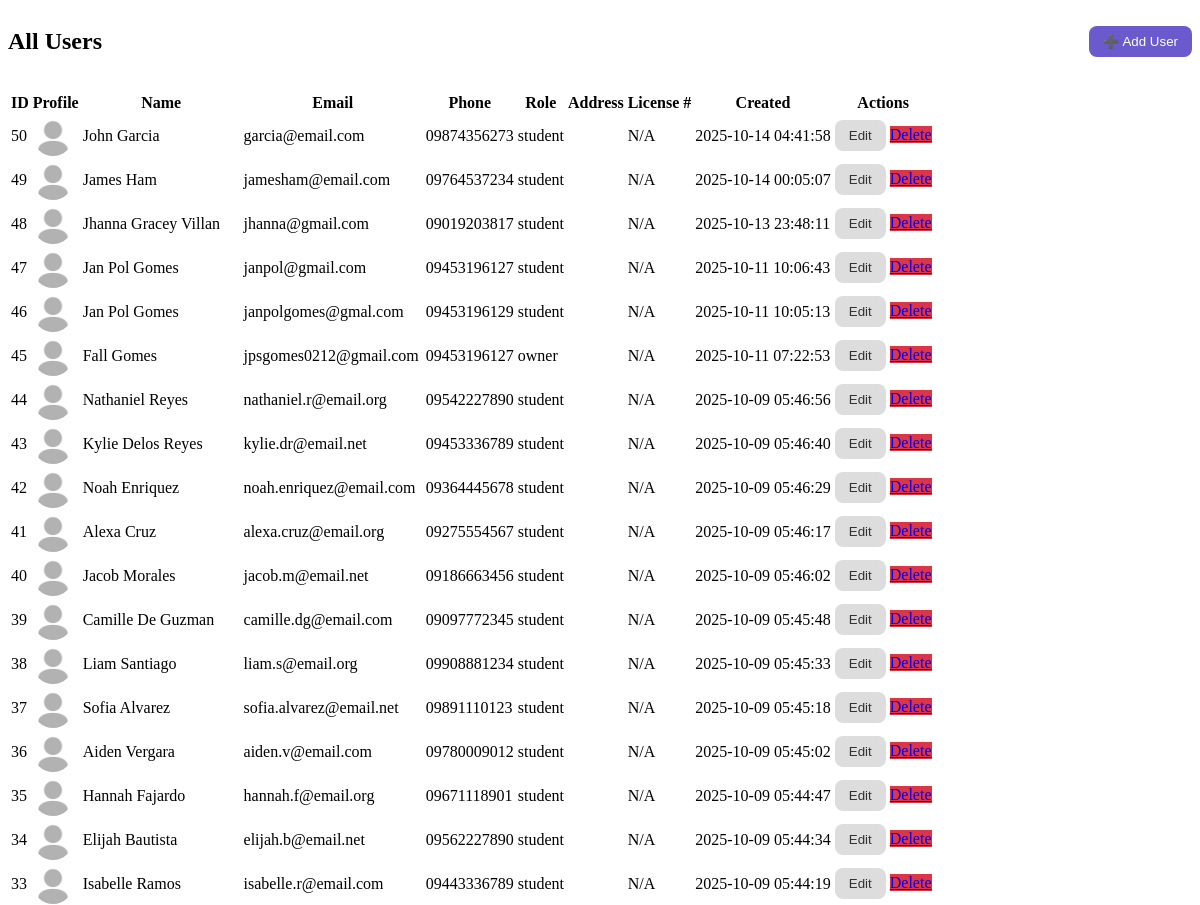
/Main/modules/admin/user_management.php (signed in, upper part), run on an earlier commit of the app's database.
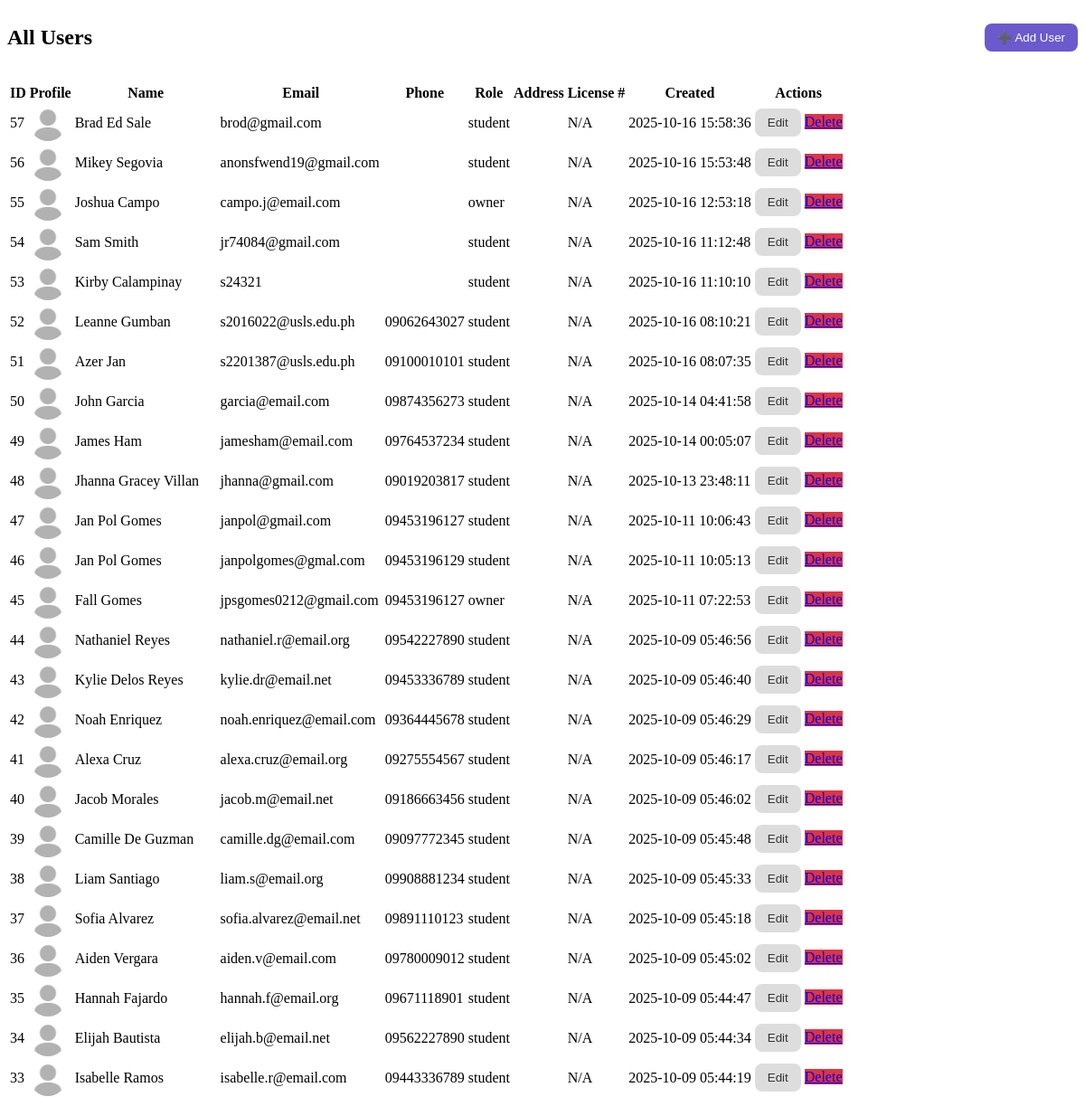
And on a later commit of the database.
### tables this page shows
CREATE TABLE `users` (
  `user_id` int(11) NOT NULL,
  `name` varchar(100) NOT NULL,
  `address` varchar(255) DEFAULT NULL,
  `email` varchar(150) NOT NULL,
  `password` varchar(255) NOT NULL,
  `role` enum('admin','owner','student') NOT NULL DEFAULT 'student',
  `created_at` timestamp NOT NULL DEFAULT current_timestamp(),
  `verified` tinyint(1) NOT NULL DEFAULT 0 COMMENT '0 = Pending, 1 = Verified, -1 = Rejected',
  `phone` varchar(20) DEFAULT NULL,
  `license_no` varchar(100) DEFAULT NULL,
  `profile_pic` varchar(255) DEFAULT NULL,
  `id_document` varchar(255) DEFAULT NULL
);

### Main/modules/admin/user_management.php (the view, shortened to what this page needs)
<?php
require_once __DIR__ . '/../auth/auth.php';
$users = $pdo->query("
    SELECT user_id, name, email, role, address, phone, license_no, profile_pic, id_document, verified, created_at
    FROM users
    ORDER BY created_at DESC
")->fetchAll();
?>
<div class="card">
  <div class="header-row">
    <h2>All Users</h2>
    <button class="btn-primary" onclick="openCreate()">➕ Add User</button>
  </div>
  <table>
    <thead>
      <tr>
        <th>ID</th>
        <th>Profile</th>
        <th>Name</th>
        <th>Email</th>
        <th>Phone</th>
        <th>Role</th>
        <th>Address</th>
        <th>License #</th>
        <th>Created</th>
        <th>Actions</th>
      </tr>
    </thead>
    <tbody>
      <?php foreach ($users as $u): ?>
        <tr>
          <td><?=$u['user_id']?></td>
          <td>
            <?php if ($u['profile_pic']): ?>
              <img src="<?=$u['profile_pic']?>" alt="profile" style="width:40px;height:40px;border-radius:50%;">
            <?php else: ?>
              <img src="../assets/default_profile.jpg" alt="default" style="width:40px;height:40px;border-radius:50%;">
            <?php endif; ?>
          </td>
          <td><?=$u['name']?></td>
          <td><?=$u['email']?></td>
          <td><?=$u['phone']?></td>
          <td><span class="badge"><?=$u['role']?></span></td>
          <td><?=htmlspecialchars($u['address'])?></td>
          <td><?=!empty($u['license_no']) ? htmlspecialchars($u['license_no']) : 'N/A'?></td>
          <td><?=$u['created_at']?></td>
          <td class="actions">
            <button class="btn-secondary"
              onclick="openEdit(<?=$u['user_id']?>,'<?=htmlspecialchars($u['name'],ENT_QUOTES)?>','<?=htmlspecialchars($u['email'],ENT_QUOTES)?>','<?=$u['role']?>','<?=htmlspecialchars($u['address'],ENT_QUOTES)?>','<?=htmlspecialchars($u['license_no'],ENT_QUOTES)?>','<?=htmlspecialchars($u['phone'],ENT_QUOTES)?>')">
              Edit
            </button>
            <a class="btn" style="background:#dc3545" href="?delete=<?=$u['user_id']?>" onclick="return confirm('Delete this user?')">Delete</a>
          </td>
        </tr>
      <?php endforeach; ?>
    </tbody>
  </table>
</div>

What changed in the data, as far as the page shows it:
added users: user_id "57", name "Brad Ed Sale", email "brod@gmail.com", role "student", shows "N/A", created_at "2025-10-16 15:58:36"
added users: user_id "56", name "Mikey Segovia", email "anonsfwend19@gmail.com", role "student", shows "N/A", created_at "2025-10-16 15:53:48"
added users: user_id "55", name "Joshua Campo", email "campo.j@email.com", role "owner", shows "N/A", created_at "2025-10-16 12:53:18"
added users: user_id "54", name "Sam Smith", email "jr74084@gmail.com", role "student", shows "N/A", created_at "2025-10-16 11:12:48"
added users: user_id "53", name "Kirby Calampinay", email "s24321", role "student", shows "N/A", created_at "2025-10-16 11:10:10"
added users: user_id "52", name "Leanne Gumban", email "s2016022@usls.edu.ph", phone "09062643027", role "student", shows "N/A", created_at "2025-10-16 08:10:21"
added users: user_id "51", name "Azer Jan", email "s2201387@usls.edu.ph", phone "09100010101", role "student", shows "N/A", created_at "2025-10-16 08:07:35"
